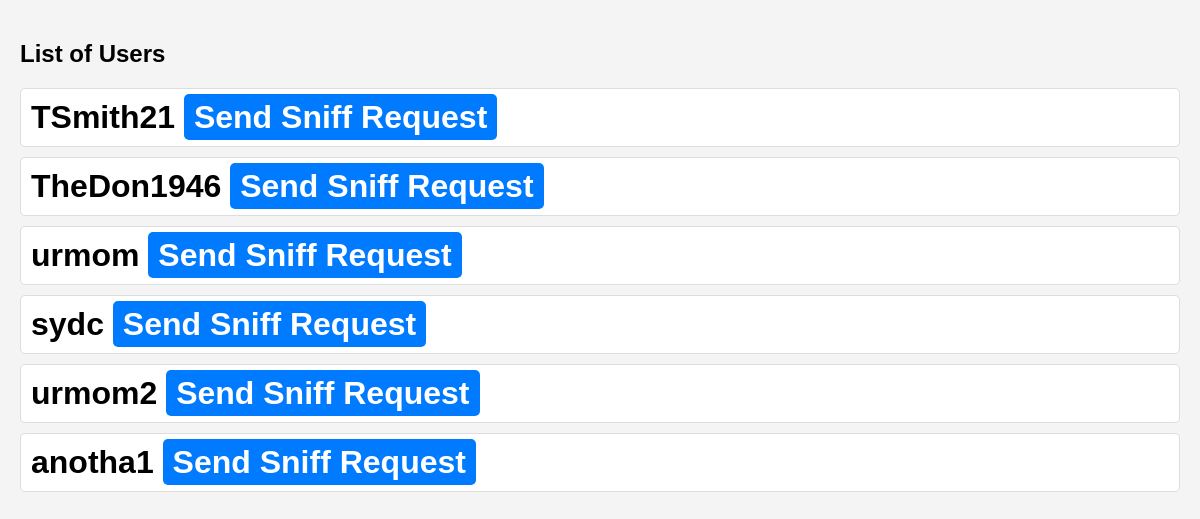
The app's page /send_example/ (signed in) with its own data.
### homepage/models.py (models this page shows)
class DawgHouseUser(AbstractBaseUser, PermissionsMixin):
    username = models.CharField(unique=True, max_length=30)
    first_name = models.CharField(max_length=30)
    last_name = models.CharField(max_length=30)
    bio = models.TextField(blank=True, max_length=200)
    friends = models.ManyToManyField("self", blank=True)
    is_staff = models.BooleanField(default=False)
    USERNAME_FIELD = "username"
    REQUIRED_FIELDS = ["first_name", "last_name"]
    objects = DawgHouseUserManager()

### homepage/views.py (the view)
# urls.py: path("send_example/", views.send_example_view, name="send_example"),
@login_required
def send_example_view(request):
    allusers = DawgHouseUser.objects.all()
    all_sniff_requests = SniffRequest.objects.all()
    context = {
        "allusers": allusers,
        "all_sniff_requests": all_sniff_requests,
    }
    return render(request, "sniff_example.html", context)

### homepage/templates/sniff_example.html (shortened to what this page needs)
<!DOCTYPE html>
<html lang="en">
  <head>
  </head>
  <body>
    <h2>List of Users</h2>
    <ul class="all_users">
      {% for user in allusers %}
        {% if not user.is_superuser %}
          {% if user not in request.user.friends.all and user != request.user %}
            <li>
              <h1 class="user_name">
                {{user.username}}
                <a href="/send_sniff_request/{{user.id}}/" class="friend_request_link"
                  >Send Sniff Request</a
                >
              </h1>
            </li>
          {% endif %}
        {% endif %}
      {% endfor %}
    </ul>
  </body>
</html>

### homepage/templates/sniff_example.html (style rules this page uses)
body { font-family: Arial, sans-serif; background-color: #f4f4f4; margin: 0; padding: 20px; }
.all_users { list-style: none; padding: 0; }
.all_users li { background-color: #fff; border: 1px solid #ddd; margin-bottom: 10px; padding: 10px; border-radius: 5px; }
.user_name { margin: 0; }
.friend_request_link { color: #fff; background-color: #007bff; padding: 5px 10px; border-radius: 5px; text-decoration: none; }

### records on screen
DawgHouseUser: username "TSmith21"
DawgHouseUser: username "TheDon1946"
DawgHouseUser: username "urmom"
DawgHouseUser: username "sydc"
DawgHouseUser: username "urmom2"
DawgHouseUser: username "anotha1"
